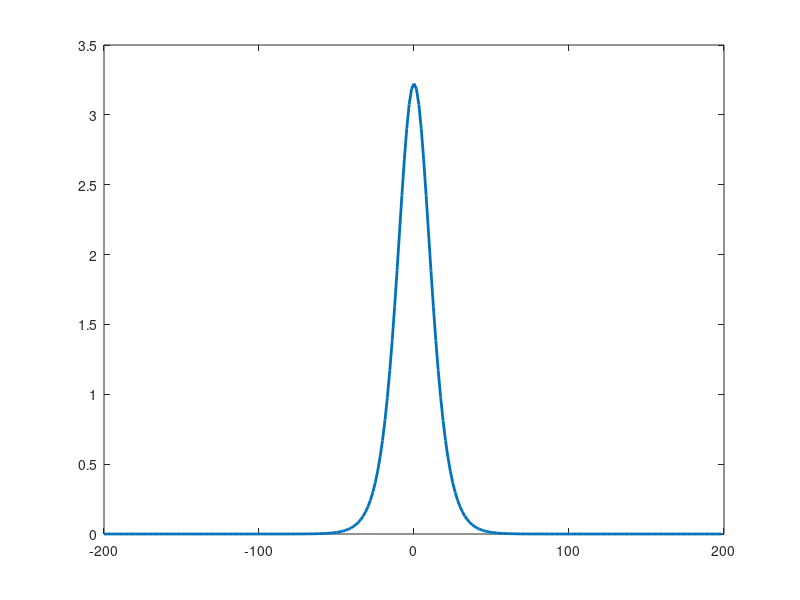

The MATLAB source for this figure: (Note: this script raises an error after producing the figure.)
clear all;
tempo=clock;                                    % For simulation time
                                                % calculation

%-----------------------------General Parameters---------------------------
Rb=10e9;                                % Bit rate [bit/s]
Tb=1/Rb;                                % Bit interval [s]
q0=3.5;                                 % Separation between solitons 
Tq=1/(2*q0*Rb);                         % Soliton width [s]
comp=4;                                 % Number of bit slots
samples=64;                             % Samples per slot
N=comp*samples;                         % Total number of samples
time=Tb/samples*(-N/2:(N/2-1));         % Time vector for all slots
f=1/(comp*Tb)*( [1:N] - N/2 - 1);       % Simulation Bandwidth [Hz]
omega=2*pi*f;                           % Angular frequency 
%--------------------------------------------------------------------------

%-----------------------------Fiber Parameters-----------------------------
k=0.01;                                      % Stepsize constant
beta2 = -1e-27;                              % Parameter for GVD [s^2/m]
gama = 1.52e-3;                              % Nonlinear parameter[1/(W*m)]
attenuation = (0.0*1e-3)/(10*log10(exp(1))); % Attenuation [dB/m]
Ld=Tq^2/abs(beta2);                          % Dispersion length [m]
L = 50*Ld;                                   % Fiber Length [m]
L_step=Ld;                                   % Step for the 3D-plot [m]
P0=abs(beta2)/(gama*Tq^2);                   % Pulse peak power [W]
stepsize = L/ceil(L*gama*P0/k);              % Stepesize in [m]
index=find(stepsize>L);                      % The stepsize should not 
stepsize(index)=L;                           %exceed the fiber length
%--------------------------------------------------------------------------

%-----------------------------Initial Condition----------------------------
% 0 - One soliton pulse
% 1 - One Gaussian pulse
% 2 - Soliton interaction (Two pulses)
% 3 - Soliton interaction (Two pulses with different amplitudes)
initial_pulse=0;
switch initial_pulse
    case 0
        u0=sqrt(P0)*sech(time/Tq);
    case 1
        u0=sqrt(P0)*exp(-time.^2/(2*Tq^2));
    case 2
        u0=sqrt(P0)*( sech((time-Tb/2)/Tq) + sech((time+Tb/2)/Tq));
    case 3
        u0=sqrt(P0)*( sech((time-Tb/2)/Tq) + 1.1*sech((time+Tb/2)/Tq));
end
%--------------------------------------------------------------------------
MrkSz=16;
LnWdth=2;
figure(1);
plot(time/1e-12,(abs(u0).^2)/1e-3,'LineWidth',LnWdth,'MarkerSize',MrkSz);
hold on;

% Propagating through the fiber
u=splitstep(u0,L,stepsize,attenuation,beta2,omega,gama);

figure(1)
plot(time/1e-12,(abs(u).^2)/1e-3,'rx','LineWidth',LnWdth,'MarkerSize',MrkSz);
set(gca,'linewidth',3,'fontsize',26);
xlabel('Time [ps]','FontSize',30);
ylabel('Power [mW]','FontSize',30);

% 3D-plot
u=u0;
U=u0;
J=L/L_step;
for j=1:J
    u=splitstep(u,L_step,stepsize,attenuation,beta2,omega,gama);
    U=[U;u];
end

figure(2);
h=waterfall(time/1e-12,(0:size(U,1)-1)*L_step/1e3,abs(U).^2/1e-3);
set(gca,'linewidth',3,'fontsize',26);
set(h,'LineWidth',LnWdth);
xlabel('Time [ps]','FontSize',30);
ylabel('Distance [Km]','FontSize',30);
zlabel('Power [mW]','FontSize',30);
axis([time(1)/1e-12 time(end)/1e-12 0 J*L_step/1e3 ...
    0 max(max((abs(U).^2)./1e-3)) 15 16]);
set(gca,'YDir','reverse');

etime(clock,tempo)